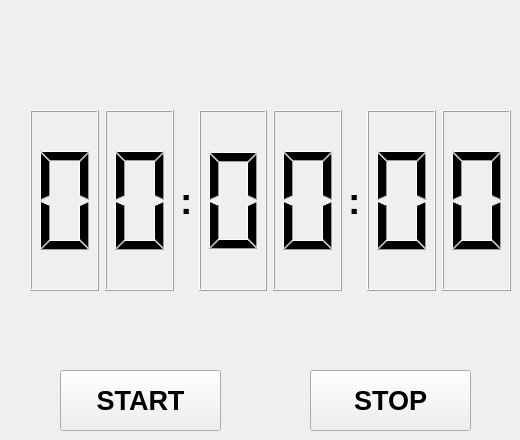
        <widget class="QWidget" name="tab5">
         <attribute name="title">
          <string>Chronometer</string>
         </attribute>
         <widget class="QWidget" name="layoutWidget_2">
          <property name="geometry">
           <rect>
            <x>30</x>
            <y>110</y>
            <width>481</width>
            <height>181</height>
           </rect>
          </property>
          <layout class="QHBoxLayout" name="horizontalLayout_4">
           <item>
            <widget class="QLCDNumber" name="lcdNumber_13">
             <property name="digitCount">
              <number>1</number>
             </property>
             <property name="intValue" stdset="0">
              <number>0</number>
             </property>
            </widget>
           </item>
           <item>
            <widget class="QLCDNumber" name="lcdNumber_14">
             <property name="digitCount">
              <number>1</number>
             </property>
             <property name="intValue" stdset="0">
              <number>0</number>
             </property>
            </widget>
           </item>
           <item>
            <widget class="QLabel" name="label_5">
             <property name="sizePolicy">
              <sizepolicy hsizetype="Fixed" vsizetype="Preferred">
               <horstretch>0</horstretch>
               <verstretch>0</verstretch>
              </sizepolicy>
             </property>
             <property name="font">
              <font>
               <pointsize>28</pointsize>
               <weight>75</weight>
               <bold>true</bold>
              </font>
             </property>
             <property name="text">
              <string>:</string>
             </property>
            </widget>
           </item>
           <item>
            <widget class="QLCDNumber" name="lcdNumber_15">
             <property name="digitCount">
              <number>1</number>
             </property>
            </widget>
           </item>
           <item>
            <widget class="QLCDNumber" name="lcdNumber_16">
             <property name="digitCount">
              <number>1</number>
             </property>
            </widget>
           </item>
           <item>
            <widget class="QLabel" name="label_6">
             <property name="sizePolicy">
              <sizepolicy hsizetype="Fixed" vsizetype="Preferred">
               <horstretch>0</horstretch>
               <verstretch>0</verstretch>
              </sizepolicy>
             </property>
             <property name="font">
              <font>
               <pointsize>28</pointsize>
               <weight>75</weight>
               <bold>true</bold>
              </font>
             </property>
             <property name="text">
              <string>:</string>
             </property>
            </widget>
           </item>
           <item>
            <widget class="QLCDNumber" name="lcdNumber_17">
             <property name="digitCount">
              <number>1</number>
             </property>
            </widget>
           </item>
           <item>
            <widget class="QLCDNumber" name="lcdNumber_18">
             <property name="digitCount">
              <number>1</number>
             </property>
            </widget>
           </item>
          </layout>
         </widget>
         <widget class="QPushButton" name="pushButton">
          <property name="geometry">
           <rect>
            <x>60</x>
            <y>370</y>
            <width>161</width>
            <height>61</height>
           </rect>
          </property>
          <property name="font">
           <font>
            <pointsize>20</pointsize>
            <weight>75</weight>
            <bold>true</bold>
           </font>
          </property>
          <property name="text">
           <string>START</string>
          </property>
         </widget>
         <widget class="QPushButton" name="pushButton_2">
          <property name="geometry">
           <rect>
            <x>310</x>
            <y>370</y>
            <width>161</width>
            <height>61</height>
           </rect>
          </property>
          <property name="font">
           <font>
            <pointsize>20</pointsize>
            <weight>75</weight>
            <bold>true</bold>
           </font>
          </property>
          <property name="text">
           <string>STOP</string>
          </property>
         </widget>
        </widget>
